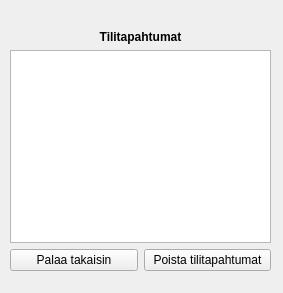
<?xml version="1.0" encoding="UTF-8"?>
<ui version="4.0">
 <class>accWithdrawals</class>
 <widget class="QWidget" name="accWithdrawals">
  <property name="geometry">
   <rect>
    <x>0</x>
    <y>0</y>
    <width>283</width>
    <height>293</height>
   </rect>
  </property>
  <property name="windowTitle">
   <string>Form</string>
  </property>
  <widget class="QWidget" name="gridLayoutWidget">
   <property name="geometry">
    <rect>
     <x>10</x>
     <y>30</y>
     <width>261</width>
     <height>241</height>
    </rect>
   </property>
   <layout class="QGridLayout" name="gridLayout">
    <item row="0" column="0" colspan="2">
     <widget class="QLabel" name="label">
      <property name="text">
       <string>&lt;html&gt;&lt;head/&gt;&lt;body&gt;&lt;p&gt;&lt;span style=&quot; font-weight:700;&quot;&gt;Tilitapahtumat&lt;/span&gt;&lt;/p&gt;&lt;/body&gt;&lt;/html&gt;</string>
      </property>
      <property name="alignment">
       <set>Qt::AlignCenter</set>
      </property>
     </widget>
    </item>
    <item row="1" column="0" colspan="2">
     <widget class="QTableView" name="transTableWidget"/>
    </item>
    <item row="2" column="0">
     <widget class="QPushButton" name="withBackButton">
      <property name="text">
       <string>Palaa takaisin</string>
      </property>
     </widget>
    </item>
    <item row="2" column="1">
     <widget class="QPushButton" name="deleteActionsButton">
      <property name="text">
       <string>Poista tilitapahtumat</string>
      </property>
     </widget>
    </item>
   </layout>
  </widget>
 </widget>
 <resources/>
 <connections/>
</ui>
